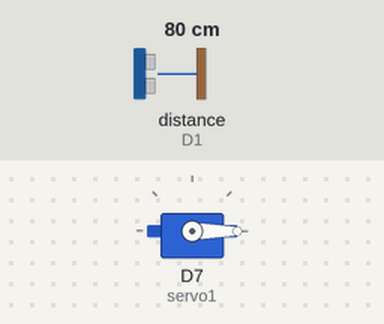
A sketch run on a simulated ESP8266 (NodeMCU). On the bench: servo. Wiring (inferred from the names in the program): ultrasonic range finder: trigger D0; echo D1. The test bench sets the inputs (shaded band); at power-on: distance to the obstacle (sensor on D1) 80 cm. The echo pulse lasts 58.3 µs per cm.

Above: at 1.2 s.
1.3 s: distance to the obstacle (sensor on D1) set to 13 cm
2.8 s: distance to the obstacle (sensor on D1) set to 10 cm
At 3.3 s:
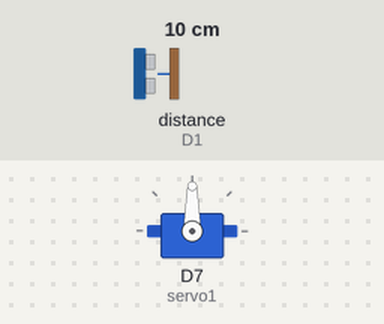
4.3 s: distance to the obstacle (sensor on D1) set to 18 cm
At 5.5 s:
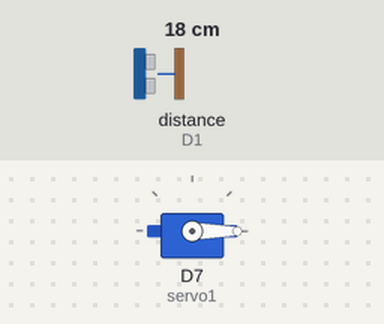
5.8 s: distance to the obstacle (sensor on D1) set to 2 cm
At 6.7 s:
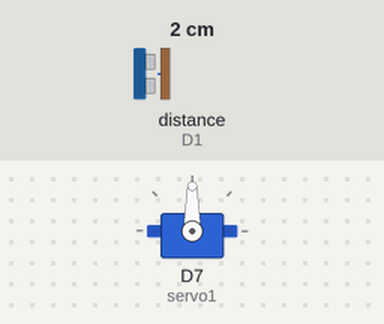
Timing chart, 0 to 8.3 s (numbered marks = the images above; inputs shaded):
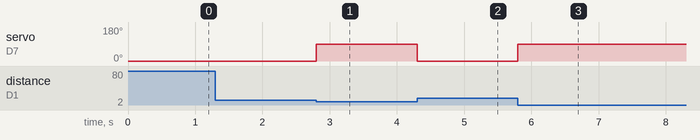

Measured:
- the behaviour switches between 12 and 11 cm on distance to the obstacle (sensor on D1) (found by bisection; images 0 and 1)
- after the input at 1.3 s, every drawn part: stays the same
- after the input at 2.8 s, servo on D7 (servo1): 0° → 90° at once
- after the input at 4.3 s, servo on D7 (servo1): 90° → 0° at once
- after the input at 5.8 s, servo on D7 (servo1): 0° → 90° at once

The sketch:

ab.ino
```cpp
#include <Servo.h>
Servo servo1;
int trigPin = D0;
int echoPin = D1;
long distance;
long duration;

void setup()
{
servo1.attach(D7);
 pinMode(trigPin, OUTPUT);
 pinMode(echoPin, INPUT);// put your setup code here, to run once:
}

void loop() {
  ultra();
  servo1.write(0);
  if(distance <= 10){
  servo1.write(90);
  }
}

void ultra(){
  digitalWrite(trigPin, LOW);
  delayMicroseconds(2);
  digitalWrite(trigPin, HIGH);
  delayMicroseconds(10);
  digitalWrite(trigPin, LOW);
  duration = pulseIn(echoPin, HIGH);
  distance = duration*0.034/2;
  }
```
